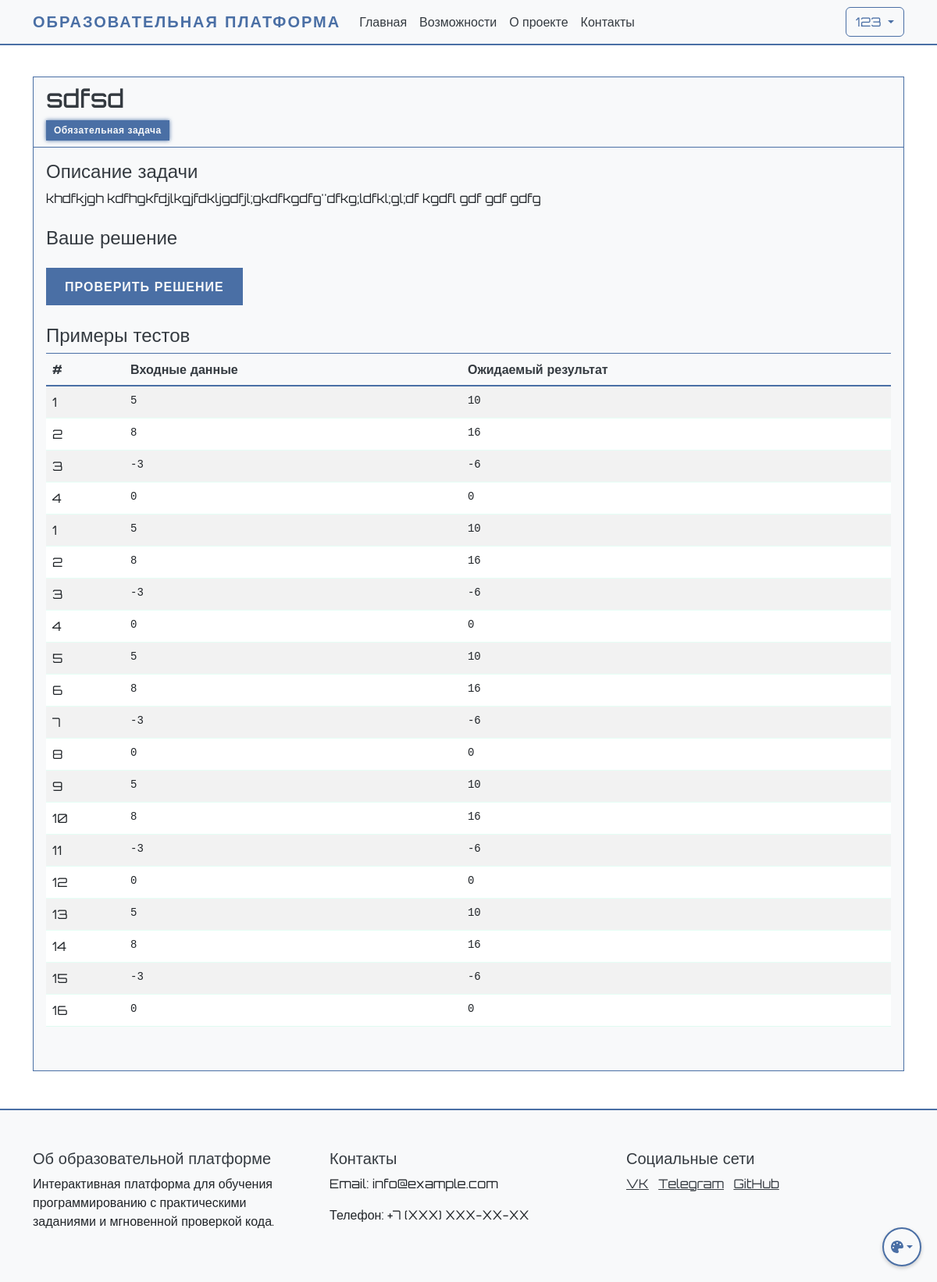
The page /tasks/1/solve (signed in) on the database its author committed.
### app.py (models this page shows, shortened)
class User(UserMixin, db.Model):
    id = db.Column(db.Integer, primary_key=True)
    name = db.Column(db.String(100), nullable=False)
    username = db.Column(db.String(80), unique=True, nullable=False)
    email = db.Column(db.String(120), unique=True, nullable=False)
    password_hash = db.Column(db.String(128))
    is_admin = db.Column(db.Boolean, default=False)
    created_at = db.Column(db.DateTime, default=db.func.now())
    last_login = db.Column(db.DateTime)
    is_active = db.Column(db.Boolean, default=True)
    progress = db.relationship('UserProgress', backref='user', lazy=True)
    ratings = db.relationship('UserRating', backref='user', lazy=True)
    chat_messages = db.relationship('ChatMessage', backref='user', lazy=True)

class PracticeTask(db.Model):
    id = db.Column(db.Integer, primary_key=True)
    lesson_id = db.Column(db.Integer, db.ForeignKey('lesson.id'), nullable=False)
    title = db.Column(db.String(200), nullable=False)
    description = db.Column(db.Text, nullable=False)
    function_name = db.Column(db.String(200), nullable=False)  # Название функции
    initial_code = db.Column(db.Text)  # Начальный код для задачи
    order_number = db.Column(db.Integer, nullable=False)
    is_required = db.Column(db.Boolean, default=False)
    tests = db.relationship('TaskTest', backref='task', lazy=True, cascade='all, delete-orphan')

class TaskTest(db.Model):
    id = db.Column(db.Integer, primary_key=True)
    task_id = db.Column(db.Integer, db.ForeignKey('practice_task.id'), nullable=False)
    function = db.Column(db.String(200), nullable=False)  # Название функции для теста
    input_data = db.Column(db.Text, nullable=False)  # Аргументы функции
    expected_output = db.Column(db.Text, nullable=False)
    is_hidden = db.Column(db.Boolean, default=False)
    order_number = db.Column(db.Integer, nullable=False)

### app.py (the view, shortened to what this page needs)
@app.route('/tasks/<int:task_id>/solve', methods=['GET', 'POST'])
@login_required
def solve_task(task_id):
    task = PracticeTask.query.get_or_404(task_id)
    last_solution = Solution.query.filter_by(
        user_id=current_user.id,
        task_id=task_id
    ).order_by(Solution.created_at.desc()).first()
    initial_code = last_solution.code if last_solution else task.initial_code
    return render_template('solve_task.html', task=task, user_code=initial_code)

### app.py (called while the page is built)
@login_manager.user_loader
def load_user(user_id):
    return db.session.get(User, int(user_id))

### templates/solve_task.html (shortened to what this page needs)
{% extends "base.html" %}
{% block content %}
<div class="container mt-4">
    <div class="card">
        <div class="card-header">
            <h2>{{ task.title }}</h2>
            {% if task.is_required %}
                <span class="badge bg-primary">Обязательная задача</span>
            {% endif %}
        </div>
        <div class="card-body">
            <div class="mb-4">
                <h4>Описание задачи</h4>
                <p>{{ task.description }}</p>
            </div>
            <div class="mb-4">
                <h4>Ваше решение</h4>
                <form method="POST" action="{{ url_for('check_solution', task_id=task.id) }}">
                    <button type="submit" class="btn btn-primary mt-3">Проверить решение</button>
                </form>
            </div>
            <div class="mb-4">
                <h4>Примеры тестов</h4>
                <div class="table-responsive">
                    <table class="table table-striped">
                        <thead>
                            <tr>
                                <th>#</th>
                                <th>Входные данные</th>
                                <th>Ожидаемый результат</th>
                            </tr>
                        </thead>
                        <tbody>
                            {% for test in task.tests if not test.is_hidden %}
                            <tr>
                                <td>{{ test.order_number }}</td>
                                <td><pre class="mb-0">{{ test.input_data }}</pre></td>
                                <td><pre class="mb-0">{{ test.expected_output }}</pre></td>
                            </tr>
                            {% endfor %}
                        </tbody>
                    </table>
                </div>
            </div>
        </div>
    </div>
</div>
<link rel="stylesheet" href="https://cdnjs.cloudflare.com/ajax/libs/codemirror/5.65.2/codemirror.min.css">
{% endblock %}

### templates/base.html (shortened to what this page needs)
<!DOCTYPE html>
<html lang="ru">
<head>
    <link href="https://cdn.jsdelivr.net/npm/bootstrap@5.3.0/dist/css/bootstrap.min.css" rel="stylesheet">
    <link href="{{ url_for('static', filename='css/cyberpunk.css') }}" rel="stylesheet">
</head>
<body data-theme="neutral">
    <nav class="navbar navbar-expand-lg navbar-dark">
        <div class="container">
            <a class="navbar-brand" href="{{ url_for('index') }}">Образовательная платформа</a>
            <div class="collapse navbar-collapse" id="navbarNav">
                <ul class="navbar-nav me-auto">
                    <li class="nav-item">
                        <a class="nav-link" href="{{ url_for('index') }}">Главная</a>
                    </li>
                    <li class="nav-item">
                        <a class="nav-link" href="#features">Возможности</a>
                    </li>
                    <li class="nav-item">
                        <a class="nav-link" href="#about">О проекте</a>
                    </li>
                    <li class="nav-item">
                        <a class="nav-link" href="#contact">Контакты</a>
                    </li>
                </ul>
                <div class="d-flex">
                    {% if current_user.is_authenticated %}
                        <div class="dropdown">
                            <button class="btn btn-outline-light dropdown-toggle" type="button" id="userMenu" data-bs-toggle="dropdown">
                                {{ current_user.username }}
                            </button>
                        </div>
                    {% else %}
                        <a href="{{ url_for('login') }}" class="btn btn-outline-light me-2">Войти</a>
                    {% endif %}
                </div>
            </div>
        </div>
    </nav>
    {% block content %}{% endblock %}
    <footer class="footer mt-5">
        <div class="container">
            <div class="row">
                <div class="col-md-4">
                    <h5>Об образовательной платформе</h5>
                    <p>Интерактивная платформа для обучения программированию с практическими заданиями и мгновенной проверкой кода.</p>
                </div>
                <div class="col-md-4">
                    <h5>Контакты</h5>
                    <p>Email: info@example.com</p>
                    <p>Телефон: +7 (XXX) XXX-XX-XX</p>
                </div>
                <div class="col-md-4">
                    <h5>Социальные сети</h5>
                    <a href="#" class="text-white me-2">VK</a>
                    <a href="#" class="text-white me-2">Telegram</a>
                    <a href="#" class="text-white">GitHub</a>
                </div>
            </div>
        </div>
    </footer>
    <div class="theme-switch">
        <button class="btn dropdown-toggle" type="button" id="themeDropdown" data-bs-toggle="dropdown" aria-expanded="false">
            <i class="fas fa-palette"></i>
        </button>
    </div>
</body>
</html>

### static/css/cyberpunk.css (style rules this page uses)
:root[data-theme="neutral"] { --cyber-primary: #4a6fa5; --cyber-secondary: #6c757d; --cyber-dark: #f8f9fa; --cyber-bg: #ffffff; --cyber-text: #212529; --cyber-text-light: #343a40; --cyber-text-muted: #6c757d; --cyber-card-bg: #f8f9fa; --cyber-text-dark: #212529; --cyber-info: #17a2b8; }
:root { transition: background-color 0.5s ease, color 0.5s ease, border-color 0.5s ease; }
body { font-family: 'Orbitron', sans-serif; background-color: var(--cyber-bg); color: var(--cyber-text); min-height: 100vh; display: flex; flex-direction: column; transition: background-color 0.5s ease, color 0.5s ease; }
.navbar { background-color: var(--cyber-dark) !important; border-bottom: 2px solid var(--cyber-primary); transition: background-color 0.5s ease, color 0.5s ease, border-color 0.5s ease; }
.navbar-brand { color: var(--cyber-primary) !important; font-weight: 700; text-transform: uppercase; letter-spacing: 2px; }
.nav-link { color: var(--cyber-text-light) !important; transition: all 0.3s ease; }
.btn-outline-light { border-color: var(--cyber-primary); color: var(--cyber-primary); transition: all 0.3s ease; }
.footer { background-color: var(--cyber-dark); border-top: 2px solid var(--cyber-primary); color: var(--cyber-text-light); padding: 50px 0; transition: background-color 0.5s ease, color 0.5s ease, border-color 0.5s ease; }
.text-white { color: var(--cyber-text-light) !important; }
h1, h2, h3, h4, h5, h6 { color: var(--cyber-text-light); }
p { color: var(--cyber-text); }
.card { background-color: var(--cyber-card-bg); border: 1px solid var(--cyber-primary); color: var(--cyber-text-light); transition: background-color 0.5s ease, color 0.5s ease, border-color 0.5s ease; }
.card-header { background-color: rgba(0, 255, 157, 0.1); border-bottom: 1px solid var(--cyber-primary); color: var(--cyber-text-light); }
.card-body { background-color: var(--cyber-card-bg); color: var(--cyber-text-light); }
.table { color: var(--cyber-text-light); transition: background-color 0.5s ease, color 0.5s ease, border-color 0.5s ease; }
.table thead th { background-color: var(--cyber-card-bg); border-bottom: 2px solid var(--cyber-primary); color: var(--cyber-text-light); }
.table tbody tr { background-color: var(--cyber-card-bg); border-bottom: 1px solid rgba(0, 255, 157, 0.1); }
.btn-outline-light { animation: cyberGlow 2s infinite; }
.btn-primary { background-color: var(--cyber-primary); border: none; color: var(--cyber-dark); padding: 0.75rem 1.5rem; border-radius: 0; font-weight: 600; letter-spacing: 1px; text-transform: uppercase; transition: all 0.3s ease; }
.card { background-color: var(--cyber-card-bg); border: 1px solid var(--cyber-primary); border-radius: 0; }
.card-header { background-color: var(--cyber-card-bg); border-bottom: 1px solid var(--cyber-primary); color: var(--cyber-text-light); }
.card-body { color: var(--cyber-text-light); }
.table { color: var(--cyber-text-light); }
.table thead th { border-bottom: 2px solid var(--cyber-primary); color: var(--cyber-text-light); }
.table td, .table th { border-top: 1px solid var(--cyber-primary); }
.badge { font-weight: 600; letter-spacing: 0.5px; padding: 0.5em 0.75em; border-radius: 0; }
.badge.bg-primary { background-color: var(--cyber-primary) !important; color: var(--cyber-dark) !important; border: 1px solid var(--cyber-primary); box-shadow: 0 0 5px var(--cyber-primary); }
.theme-switch { position: fixed; bottom: 20px; right: 20px; z-index: 1000; }
.theme-switch .btn { width: 40px; height: 40px; border-radius: 50%; padding: 0; display: flex; align-items: center; justify-content: center; box-shadow: 0 2px 5px rgba(0,0,0,0.2); }

### rows shown on the page
User: username "123"
PracticeTask: title "sdfsd", description "khdfkjgh kdfhgkfdjlkgjfdkljgdfjl;gkdfkgdfg''dfkg;ldfkl;gl;df kgdfl gdf gdf gdfg"
TaskTest: order_number "1", input_data "5", expected_output "10"
TaskTest: order_number "2", input_data "8", expected_output "16"
TaskTest: order_number "3", input_data "-3", expected_output "-6"
TaskTest: order_number "4", input_data "0", expected_output "0"
TaskTest: order_number "1", input_data "5", expected_output "10"
TaskTest: order_number "2", input_data "8", expected_output "16"
TaskTest: order_number "3", input_data "-3", expected_output "-6"
TaskTest: order_number "4", input_data "0", expected_output "0"
TaskTest: order_number "5", input_data "5", expected_output "10"
TaskTest: order_number "6", input_data "8", expected_output "16"
TaskTest: order_number "7", input_data "-3", expected_output "-6"
TaskTest: order_number "8", input_data "0", expected_output "0"
TaskTest: order_number "9", input_data "5", expected_output "10"
TaskTest: order_number "10", input_data "8", expected_output "16"
TaskTest: order_number "11", input_data "-3", expected_output "-6"
TaskTest: order_number "12", input_data "0", expected_output "0"
TaskTest: order_number "13", input_data "5", expected_output "10"
TaskTest: order_number "14", input_data "8", expected_output "16"
TaskTest: order_number "15", input_data "-3", expected_output "-6"
TaskTest: order_number "16", input_data "0", expected_output "0"
